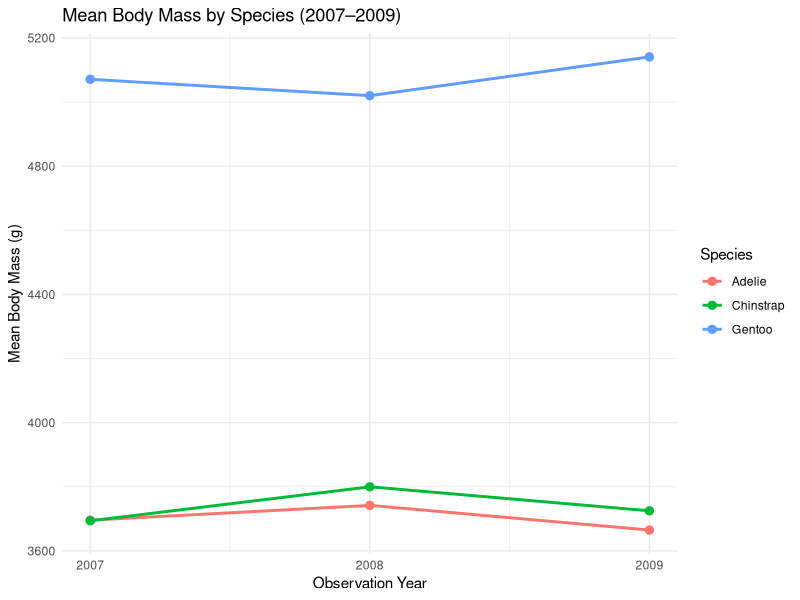

Write R code to recreate this figure.
## ---- chunk 1
#| label: setup-r
#| message: false
#| warning: false

library(palmerpenguins)
library(dplyr)
library(tidyr)
library(ggplot2)

data(penguins)
head(penguins)
## ---- chunk 2
#| label: average-penguin-mass
#| fig-cap: "average body mass (g) of penguin by species and year"

# clean raw penguins data by selecting relevant columns and removing rows with missing values (using drop_na)
clean_penguins <- penguins |>
  select(species, year, body_mass_g) |>
  drop_na(body_mass_g)

# get average mass (using group_by) for species by year, get mean (mean) and round to/display whole number
average_mass <- clean_penguins |>
  group_by(species, year) |>
  summarize(mean_body_mass_g = round(mean(body_mass_g)), .groups = "drop")

# return average-penguin-mass
average_mass
## ---- chunk 3
#| label: pivot-average-mass
#| fig-cap: "comparsion of average body mass (g) for each species over the given years"

# pivot wider (using pivot_wider) the year into columns
average_mass_table <- average_mass |>
  pivot_wider(names_from = year, values_from = mean_body_mass_g)

# return 
average_mass_table
## ---- chunk 4
#| label: descriptive-stats
#| fig-cap: "statistics to help examine overall distribution of mass"

# for each species get summary statistics using mass, round to 0 decimals and display as whole number
species_stats <- clean_penguins |>
  group_by(species) |>
  summarize(
    count = n(),
    mean = round(mean(body_mass_g)),
    std = round(sd(body_mass_g)),
    min = min(body_mass_g),
    q25 = round(quantile(body_mass_g, 0.25)),
    median = median(body_mass_g),
    q75 = round(quantile(body_mass_g, 0.75)),
    max = max(body_mass_g)
  )

species_stats
## ---- chunk 5
#| label: penguin-mass-trends
#| fig-cap: "average body mass (g) across Palmer Penguin species from 2007-2009."

# plot average mass over time by species using ggplot2
ggplot(average_mass, aes(x = year, y = mean_body_mass_g, color = species, group = species)) +
  # draw lines connecting points for each species
  geom_line(linewidth = 1) +
  # add points on each observation year
  geom_point(size = 2.5) +
  # set title and axis labels
  labs(
    title = "Mean Body Mass by Species (2007–2009)",
    x = "Observation Year",
    y = "Mean Body Mass (g)",
    color = "Species"
  ) +
  # force observation year to display only whole years
  scale_x_continuous(breaks = c(2007, 2008, 2009)) +
  # use a clean minimal theme
  theme_minimal()
